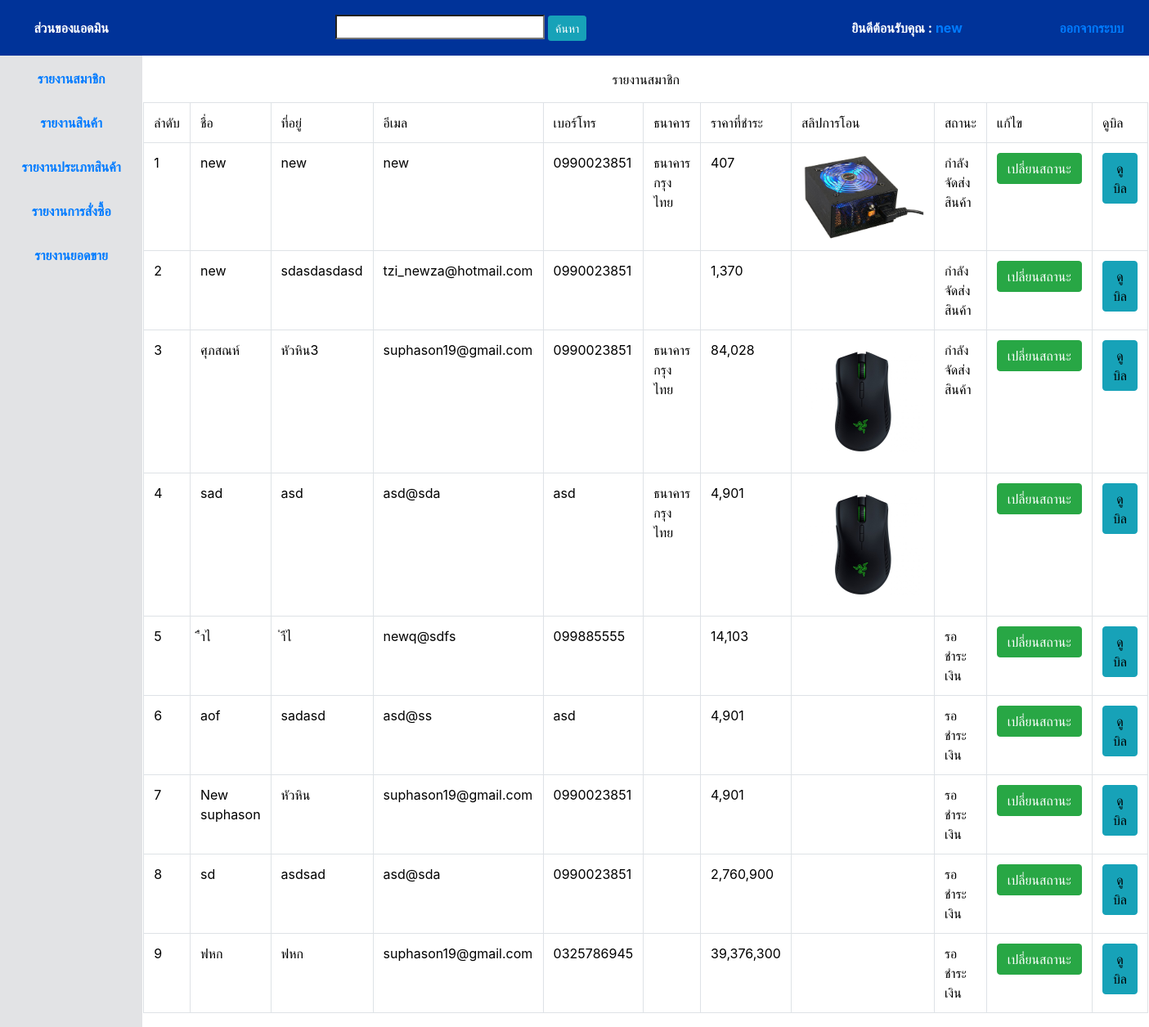
Screenshot of /reportsell.php (signed in) with the database file from the repository.
### tables this page shows
CREATE TABLE `member` (
  `ID` int(3) NOT NULL,
  `username` varchar(50) NOT NULL,
  `password` varchar(50) NOT NULL,
  `name` varchar(50) NOT NULL,
  `address` varchar(50) NOT NULL,
  `email` varchar(50) NOT NULL,
  `phone` varchar(10) NOT NULL,
  `status` enum('user','admin') NOT NULL DEFAULT 'user'
);

CREATE TABLE `orders` (
  `OrderID` int(3) NOT NULL,
  `name` varchar(50) NOT NULL,
  `address` varchar(50) NOT NULL,
  `email` varchar(50) NOT NULL,
  `phone` varchar(10) NOT NULL,
  `bank` varchar(30) NOT NULL,
  `price` varchar(100) NOT NULL,
  `status` enum('รอชำระเงิน','กำลังตรวจสอบ','กำลังจัดส่งสินค้า') NOT NULL DEFAULT 'รอชำระเงิน',
  `ID` int(5) NOT NULL,
  `OrderDate` timestamp NOT NULL DEFAULT current_timestamp() ON UPDATE current_timestamp(),
  `slip` varchar(100) NOT NULL
);

### reportsell.php (the view, shortened to what this page needs)
<?php
include('db.php');
$news= "SELECT *FROM member WHERE ID = '".$_SESSION["ID"]."' ";
$newq = mysqli_query($newc,$news);
$newr = mysqli_fetch_array($newq);
?>
<!DOCTYPE html>
<html lang="en">
<head>
    <link rel="stylesheet" href="css/bootstrap.css">
</head>
<body>
<body>
<table width="100%" border="0" >
<?php
  include('header.php');
  ?>
  <?php
  include('menu.php');
  ?>
    </table></th>
    <td colspan="3"valign="top">
    <table class=" table table-bordered" >
    <center><font color="000000"> รายงานสมาชิก</font></center>
    <?php
    include('db.php');
    $news= "SELECT*FROM orders  ";
    $newq = mysqli_query($newc,$news);
    ?>
    <tr >
    <td><font color="000000">ลำดับ</font></td>
    <td><font color="000000">ชื่อ</font></td>
    <td><font color="000000">ที่อยู่</font></td>
    <td><font color="000000">อีเมล</font></td>
    <td><font color="000000">เบอร์โทร</font></td>
    <td><font color="000000">ธนาคาร</font></td>
    <td><font color="000000">ราคาที่ชำระ</font></td>
    <td><font color="000000">สลิปการโอน</font></td>
    <td><font color="000000">สถานะ</font></td>
    <td><font color="000000">แก้ไข</font></td>
    <td><font color="000000">ดูบิล</font></td>
    </tr>
    <?php
    while ($newr=mysqli_fetch_array($newq))
    {
    ?>
    <tr>
    <td><font color="000000"><?php echo $newr["OrderID"];?></font></td>
    <td><font color="000000"><?php echo $newr["name"];?></font></td>
    <td><font color="000000"><?php echo $newr["address"];?></font></td>
    <td><font color="000000"><?php echo $newr["email"];?></font></td>
    <td><font color="000000"><?php echo $newr["phone"];?></font></td>
    <td><font color="000000"><?php echo $newr["bank"];?></font></td>
    <td><font color="000000"><?php echo $newr["price"];?></font></td>
    <td><img src="img/<?php echo $newr["slip"]?>" width="150" alt=""></font></td>
    <td><font color="000000"><?php echo $newr["status"];?></font></td>
    <td><form action="save_editorder.php?OrderID=<?php  echo $newr["OrderID"];?>" method="post">
    <input type="hidden" name="status" value="กำลังจัดส่งสินค้า"> <input type="submit" value="เปลี่ยนสถานะ" class="btn btn-success">
    </form></td>
    <td><a target="_blank"href="view_order.php?OrderID=<?php echo $newr["OrderID"];?>" class="btn btn-info"><font color="000000">ดูบิล</font></a></td>
    <?php
    }
    ?>
    </tr>
    </table>
    </td>
  </tr>
</table>
</body>
</html>

### header.php (shortened to what this page needs)
<div id="h1">
<tr align="center" >
    <th width="15%" height="68" align="center" valign="middle"  bgcolor="#039" scope="col">ส่วนของแอดมิน</th>
    <th width="50%" align="right"  bgcolor="#039" scope="col"><form action="" method="post"> <input type="search" name="keyword" id=""> <input type="submit" value="ค้นหา" class="btn btn-info btn-sm"></form></th>
    <th width="20%" align="right"  bgcolor="#039" scope="col">ยินดีต้อนรับคุณ : <a href="edituser.php?ID=<?php echo $newr["ID"];?>"><?php echo $newr["name"];?></a></th>
    <th width="9%" align="right"  bgcolor="#039" scope="col"><a href="logout.php">ออกจากระบบ</a></th>
  </tr>
</div>

### reportsell.php (style rules this page uses)
body,td,th { color: #FFFFFF; }

### rows the page displays
member: name "new"
orders: OrderID "1", name "new", address "new", email "new", phone "0990023851", bank "ธนาคารกรุงไทย", price "407", slip (picture), status "กำลังจัดส่งสินค้า"
orders: OrderID "2", name "new", address "sdasdasdasd", email "tzi_newza@hotmail.com", phone "0990023851", price "1,370", status "กำลังจัดส่งสินค้า"
orders: OrderID "3", name "ศุภสณห์", address "หัวหิน3", email "suphason19@gmail.com", phone "0990023851", bank "ธนาคารกรุงไทย", price "84,028", slip (picture), status "กำลังจัดส่งสินค้า"
orders: OrderID "4", name "sad", address "asd", email "asd@sda", phone "asd", bank "ธนาคารกรุงไทย", price "4,901", slip (picture)
orders: OrderID "5", name "ืำไ", address "ำืไ", email "newq@sdfs", phone "099885555", price "14,103", status "รอชำระเงิน"
orders: OrderID "6", name "aof", address "sadasd", email "asd@ss", phone "asd", price "4,901", status "รอชำระเงิน"
orders: OrderID "7", name "New suphason", address "หัวหิน", email "suphason19@gmail.com", phone "0990023851", price "4,901", status "รอชำระเงิน"
orders: OrderID "8", name "sd", address "asdsad", email "asd@sda", phone "0990023851", price "2,760,900", status "รอชำระเงิน"
orders: OrderID "9", name "ฟหก", address "ฟหก", email "suphason19@gmail.com", phone "0325786945", price "39,376,300", status "รอชำระเงิน"
